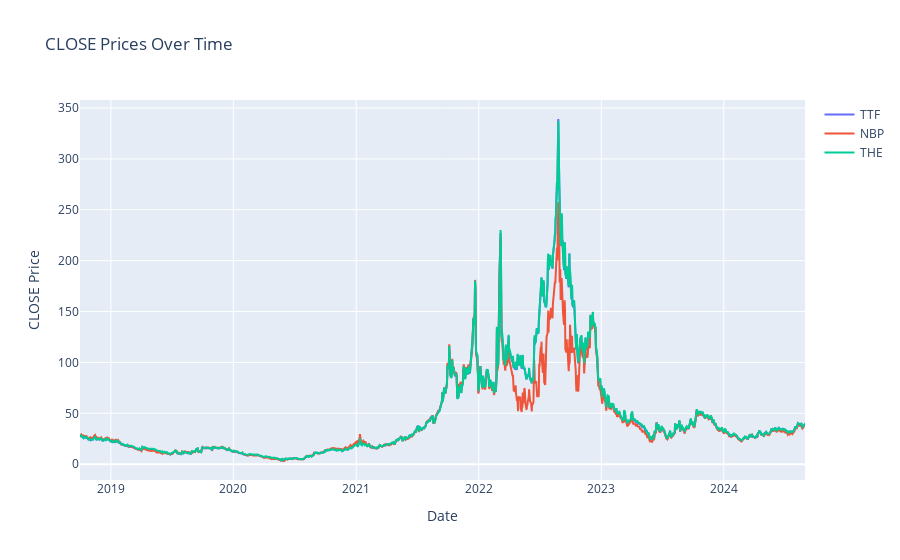

The notebook cell this image was saved under:
### Code cell
fig = go.Figure()

fig.add_trace(go.Scatter(x=ttf.index, y=ttf['CLOSE'], mode='lines', name='TTF'))
fig.add_trace(go.Scatter(x=nbp.index, y=nbp['CLOSE'], mode='lines', name='NBP'))
fig.add_trace(go.Scatter(x=the.index, y=the['CLOSE'], mode='lines', name='THE'))

fig.update_layout(title='CLOSE Prices Over Time',
                  xaxis_title='Date',
                  yaxis_title='CLOSE Price')

fig.show()

### Figure 1 — Plotly figure (JSON) as saved in the notebook; plotly's stock layout.template omitted (floating-point values rounded to 4 significant figures; data arrays with more than 128 entries replaced by an {"elided": "..."} marker saying what was removed)
{"data": [{"mode": "lines", "name": "TTF", "type": "scatter", "x": {"elided": "1545 str values"}, "y": {"elided": "1545 float values"}}, {"mode": "lines", "name": "NBP", "type": "scatter", "x": {"elided": "1545 str values"}, "y": {"elided": "1545 float values"}}, {"mode": "lines", "name": "THE", "type": "scatter", "x": {"elided": "1545 str values"}, "y": {"elided": "1545 float values"}}], "layout": {"title": {"text": "CLOSE Prices Over Time"}, "xaxis": {"title": {"text": "Date"}}, "yaxis": {"title": {"text": "CLOSE Price"}}}}
